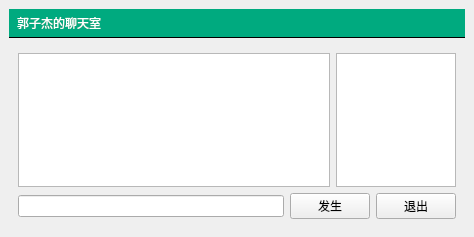
<?xml version="1.0" encoding="UTF-8"?>
<ui version="4.0">
 <class>MainWindow</class>
 <widget class="QMainWindow" name="MainWindow">
  <property name="geometry">
   <rect>
    <x>0</x>
    <y>0</y>
    <width>474</width>
    <height>237</height>
   </rect>
  </property>
  <property name="windowTitle">
   <string>聊天室客户端</string>
  </property>
  <widget class="QWidget" name="centralwidget">
   <layout class="QVBoxLayout" name="verticalLayout">
    <item>
     <widget class="QLabel" name="titleLabel">
      <property name="styleSheet">
       <string notr="true">#titleLabel {
background: white;
border: none;
border-bottom: 1px solid black;
padding: 5px;
font:24pt&quot;黑体&quot;;
color: rgb(255, 255, 255);
background-color: rgba(0, 170, 127, 255);
}
#mainFrame {
border: none;
background: white;
}
</string>
      </property>
      <property name="text">
       <string>郭子杰的聊天室</string>
      </property>
     </widget>
    </item>
    <item>
     <widget class="QStackedWidget" name="stackedWidget">
      <property name="currentIndex">
       <number>1</number>
      </property>
      <widget class="QWidget" name="loginPage">
       <layout class="QGridLayout" name="gridLayout_4">
        <item row="0" column="1">
         <spacer name="verticalSpacer_2">
          <property name="orientation">
           <enum>Qt::Orientation::Vertical</enum>
          </property>
          <property name="sizeHint" stdset="0">
           <size>
            <width>20</width>
            <height>80</height>
           </size>
          </property>
         </spacer>
        </item>
        <item row="1" column="0">
         <spacer name="horizontalSpacer">
          <property name="orientation">
           <enum>Qt::Orientation::Horizontal</enum>
          </property>
          <property name="sizeHint" stdset="0">
           <size>
            <width>168</width>
            <height>20</height>
           </size>
          </property>
         </spacer>
        </item>
        <item row="1" column="1">
         <widget class="QFrame" name="loginFrame">
          <property name="styleSheet">
           <string notr="true">#loginFrame {
background: qlineargradient(x1: 0, y1: 0, x2: 0, y2: 1, stop: O #ddf, stop: 1 #aaf);
border: 1px solid gray;
padding: 10px;
border-radius: 25px;
}</string>
          </property>
          <property name="frameShape">
           <enum>QFrame::Shape::StyledPanel</enum>
          </property>
          <property name="frameShadow">
           <enum>QFrame::Shadow::Raised</enum>
          </property>
          <layout class="QGridLayout" name="gridLayout_3">
           <item row="0" column="0">
            <layout class="QGridLayout" name="gridLayout">
             <item row="0" column="0">
              <widget class="QLabel" name="label_2">
               <property name="text">
                <string>服务器地址：</string>
               </property>
              </widget>
             </item>
             <item row="0" column="1">
              <widget class="QLineEdit" name="serverEdit">
               <property name="text">
                <string>127.0.0.1</string>
               </property>
              </widget>
             </item>
             <item row="1" column="0">
              <widget class="QLabel" name="label_3">
               <property name="text">
                <string>昵称：</string>
               </property>
              </widget>
             </item>
             <item row="1" column="1">
              <widget class="QLineEdit" name="usernameEdit">
               <property name="text">
                <string>curry</string>
               </property>
              </widget>
             </item>
            </layout>
           </item>
           <item row="1" column="0">
            <spacer name="verticalSpacer">
             <property name="orientation">
              <enum>Qt::Orientation::Vertical</enum>
             </property>
             <property name="sizeType">
              <enum>QSizePolicy::Policy::Fixed</enum>
             </property>
             <property name="sizeHint" stdset="0">
              <size>
               <width>20</width>
               <height>10</height>
              </size>
             </property>
            </spacer>
           </item>
           <item row="2" column="0">
            <widget class="QPushButton" name="loginButton">
             <property name="text">
              <string>登录聊天室</string>
             </property>
            </widget>
           </item>
          </layout>
         </widget>
        </item>
        <item row="1" column="2">
         <spacer name="horizontalSpacer_2">
          <property name="orientation">
           <enum>Qt::Orientation::Horizontal</enum>
          </property>
          <property name="sizeHint" stdset="0">
           <size>
            <width>168</width>
            <height>20</height>
           </size>
          </property>
         </spacer>
        </item>
        <item row="2" column="1">
         <spacer name="verticalSpacer_3">
          <property name="orientation">
           <enum>Qt::Orientation::Vertical</enum>
          </property>
          <property name="sizeHint" stdset="0">
           <size>
            <width>20</width>
            <height>79</height>
           </size>
          </property>
         </spacer>
        </item>
       </layout>
      </widget>
      <widget class="QWidget" name="chatPage">
       <layout class="QVBoxLayout" name="verticalLayout_2">
        <item>
         <layout class="QHBoxLayout" name="horizontalLayout">
          <item>
           <widget class="QTextEdit" name="roomTextEidt"/>
          </item>
          <item>
           <widget class="QListWidget" name="userListWidget">
            <property name="maximumSize">
             <size>
              <width>120</width>
              <height>16777215</height>
             </size>
            </property>
           </widget>
          </item>
         </layout>
        </item>
        <item>
         <layout class="QHBoxLayout" name="horizontalLayout_2">
          <item>
           <widget class="QLineEdit" name="sayLineEdit"/>
          </item>
          <item>
           <widget class="QPushButton" name="sayButton">
            <property name="text">
             <string>发生</string>
            </property>
           </widget>
          </item>
          <item>
           <widget class="QPushButton" name="logoutButton">
            <property name="text">
             <string>退出</string>
            </property>
           </widget>
          </item>
         </layout>
        </item>
       </layout>
      </widget>
     </widget>
    </item>
   </layout>
  </widget>
 </widget>
 <resources/>
 <connections/>
</ui>
